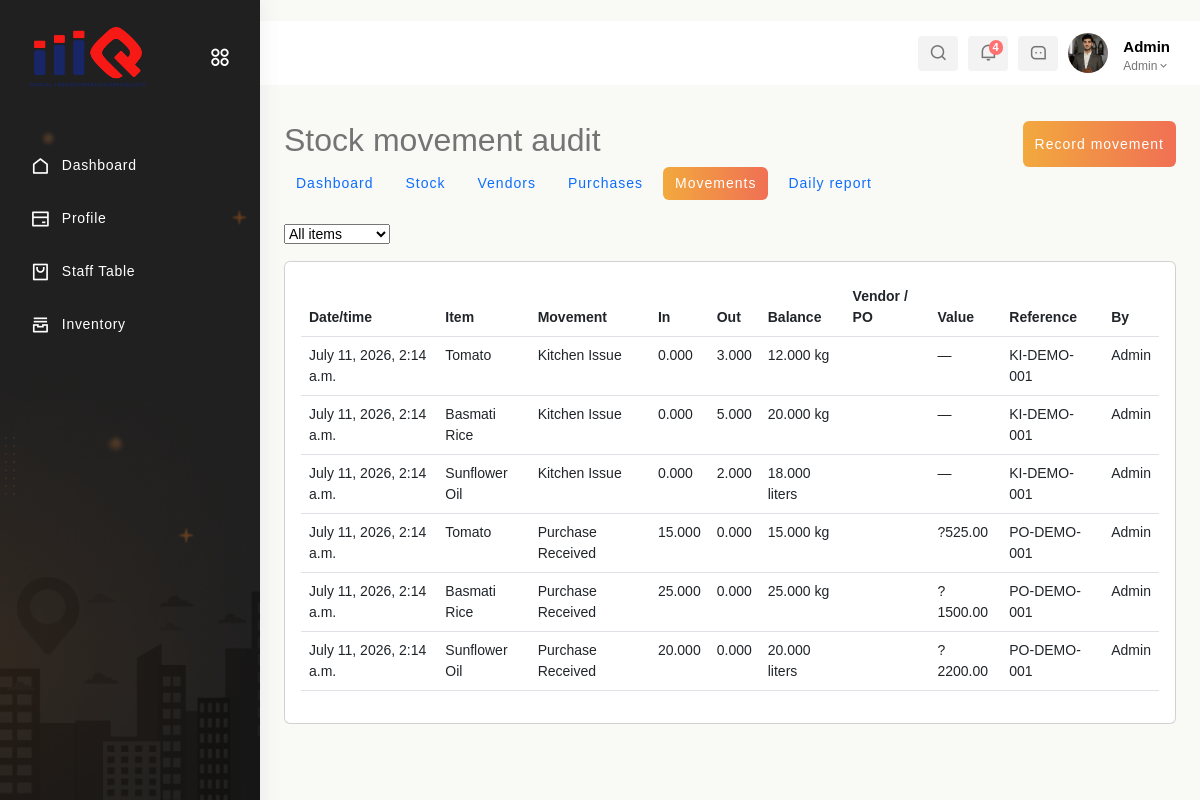
/inventory/movements/ (signed in), run on the app's committed database.
### app1/models.py (models this page shows, shortened)
class Admin(models.Model):
    username = models.CharField(max_length=100)
    password = models.CharField(max_length=100)
    phone_number = models.BigIntegerField()
    email = models.EmailField()
    is_active = models.BooleanField(default=True)

### app2/models.py (models this page shows, shortened)
class StockMovement(models.Model):
    PURCHASE_RECEIVED = 'purchase_received'
    KITCHEN_ISSUE = 'kitchen_issue'
    WASTAGE = 'wastage'
    RETURN_VENDOR = 'return_vendor'
    ADJUSTMENT = 'adjustment'
    OPENING_STOCK = 'opening_stock'
    MOVEMENT_CHOICES = [
        (PURCHASE_RECEIVED, 'Purchase Received'), (KITCHEN_ISSUE, 'Kitchen Issue'),
        (WASTAGE, 'Wastage'), (RETURN_VENDOR, 'Return to Vendor'),
        (ADJUSTMENT, 'Stock Adjustment'), (OPENING_STOCK, 'Opening Stock'),
    ]
    inventory_item = models.ForeignKey(Inventory, on_delete=models.PROTECT, related_name='movements')
    vendor = models.ForeignKey(Vendor, on_delete=models.PROTECT, related_name='stock_returns', null=True, blank=True)
    purchase_order = models.ForeignKey(PurchaseOrder, on_delete=models.PROTECT, related_name='vendor_returns', null=True, blank=True)
    movement_at = models.DateTimeField(default=timezone.now, db_index=True)
    movement_type = models.CharField(max_length=30, choices=MOVEMENT_CHOICES)
    quantity_in = models.DecimalField(max_digits=12, decimal_places=3, default=0)
    quantity_out = models.DecimalField(max_digits=12, decimal_places=3, default=0)
    unit = models.CharField(max_length=50)
    reference_type = models.CharField(max_length=50, blank=True)
    reference_number = models.CharField(max_length=100, blank=True)
    purchase_cost_amount = models.DecimalField(max_digits=12, decimal_places=2, default=0)
    sale_value = models.DecimalField(max_digits=12, decimal_places=2, default=0)
    created_by = models.CharField(max_length=100, blank=True)
    notes = models.TextField(blank=True)
    balance_after = models.DecimalField(max_digits=12, decimal_places=3)
    class Meta:
        ordering = ['-movement_at', '-id']

class Inventory(models.Model):
    item_name = models.CharField(max_length=255, unique=True)
    quantity = models.DecimalField(max_digits=12, decimal_places=3, default=0, validators=[MinValueValidator(Decimal('0'))])
    min_quantity = models.DecimalField(max_digits=12, decimal_places=3, default=0, validators=[MinValueValidator(Decimal('0'))])
    unit = models.CharField(max_length=50, choices=INVENTORY_UNIT_CHOICES)
    last_updated = models.DateTimeField(auto_now=True)
    class Meta:
        ordering = ['item_name']

### app1/inventory_views.py (the view)
# urls.py: path('inventory/movements/', inventory_views.movement_list, name='movement_list'),
def movement_list(request):
    auth, response = _guard(request)
    if response: return response
    user, kind = auth; movements = StockMovement.objects.select_related('inventory_item', 'vendor', 'purchase_order')
    if request.GET.get('item'): movements = movements.filter(inventory_item_id=request.GET['item'])
    return render(request, 'Inventory/movement_list.html', _context(user, kind, movements=movements, items=Inventory.objects.all()))

### app1/inventory_views.py (called while the page is built)
def _access(request, read_only=False):
    user, user_type = get_logged_in_user(request)
    if not user:
        return None, None
    allowed = user_type == 'admin' or (user_type == 'staff' and user.role.lower() == 'inventory')
    if read_only and user_type == 'staff' and user.role.lower() == 'receptionist':
        allowed = True
    return (user, user_type) if allowed else (None, 'forbidden')

def _guard(request, read_only=False):
    user, kind = _access(request, read_only)
    if not user:
        messages.error(request, 'You do not have permission to access inventory.')
        return None, redirect('signin' if kind is None else 'staff_dashboard')
    return (user, kind), None

def _context(user, kind, **kwargs):
    return {'data': user, 'user_type': kind, 'base_template': 'Rest-Admin/base.html' if kind == 'admin' else 'Staff/base.html', **kwargs}

### app1/views.py (called while the page is built)
def get_logged_in_user(request):
    user_id = request.session.get('user_id')
    user_type = request.session.get('user_type')
    if not user_id or not user_type:
        return None, None
    try:
        if user_type == 'admin':
            return Admin.objects.get(id=user_id), 'admin'
        if user_type == 'staff':
            return Staff.objects.get(id=user_id), 'staff'
    except (Admin.DoesNotExist, Staff.DoesNotExist):
        return None, None
    return None, None

### templates/Inventory/movement_list.html
{% extends base_template %}{% block content %}<div class="container-fluid py-4"><div class="d-flex justify-content-between"><h2>Stock movement audit</h2><a class="btn btn-primary" href="{% url 'movement_add' %}">Record movement</a></div>{% include 'Inventory/_nav.html' %}<form class="mb-3"><select name="item" onchange="this.form.submit()"><option value="">All items</option>{% for item in items %}<option value="{{ item.pk }}">{{ item.item_name }}</option>{% endfor %}</select></form><div class="card p-3 table-responsive"><table class="table"><thead><tr><th>Date/time</th><th>Item</th><th>Movement</th><th>In</th><th>Out</th><th>Balance</th><th>Vendor / PO</th><th>Value</th><th>Reference</th><th>By</th></tr></thead><tbody>{% for m in movements %}<tr><td>{{ m.movement_at }}</td><td>{{ m.inventory_item.item_name }}</td><td>{{ m.get_movement_type_display }}</td><td>{{ m.quantity_in }}</td><td>{{ m.quantity_out }}</td><td>{{ m.balance_after }} {{ m.unit }}</td><td>{% if m.vendor %}<a href="{% url 'vendor_ledger' m.vendor.pk %}">{{ m.vendor.name }}</a>{% endif %}{% if m.purchase_order %}<br><a href="{% url 'purchase_order_detail' m.purchase_order.pk %}">{{ m.purchase_order.number }}</a>{% endif %}</td><td>{% if m.purchase_cost_amount %}?{{ m.purchase_cost_amount|floatformat:2 }}{% else %}—{% endif %}</td><td>{{ m.reference_number }}</td><td>{{ m.created_by }}</td></tr>{% empty %}<tr><td colspan="10">No movements found.</td></tr>{% endfor %}</tbody></table></div></div>{% endblock %}

### templates/Rest-Admin/base.html (shortened to what this page needs)
{% load static %}
<!DOCTYPE html>
<html lang="en">
<head>
    <link href='https://unpkg.com/boxicons@2.1.4/css/boxicons.min.css' rel='stylesheet'>
    <link rel="stylesheet" href="https://cdnjs.cloudflare.com/ajax/libs/font-awesome/6.0.0/css/all.min.css">
    <link href="https://cdn.jsdelivr.net/npm/bootstrap@5.3.0/dist/css/bootstrap.min.css" rel="stylesheet">
    <link rel="stylesheet" type="text/css" href="https://cdn.datatables.net/1.11.5/css/jquery.dataTables.min.css">
    <link href="https://cdn.jsdelivr.net/npm/remixicon/fonts/remixicon.css" rel="stylesheet">
    <link rel="stylesheet" href="https://unpkg.com/swiper/swiper-bundle.min.css">
    <link rel="stylesheet" href="https://cdn.jsdelivr.net/npm/bootstrap@5.3.0-alpha3/dist/css/bootstrap.min.css">
    <link rel="stylesheet" href="https://cdnjs.cloudflare.com/ajax/libs/font-awesome/6.0.0-beta3/css/all.min.css">
    <link href="https://cdn.jsdelivr.net/npm/remixicon/fonts/remixicon.css" rel="stylesheet">
    <link href="https://cdn.jsdelivr.net/npm/bootstrap@5.3.0/dist/css/bootstrap.min.css" rel="stylesheet">
    <link rel="stylesheet" href="{% static 'app1/css/homepage3.css' %}">
</head>
<body>
    <section id="sidebar" class="toggle_hide">
        <div class="logo-wrapper logo-wrapper-center">
            <a href="#" data-bs-original-title="" title="">
                <img class="img-fluid for-white" src="{% static 'images/c-logo.png' %}" alt="logo">
            </a>
            <div class="toggle-sidebar">
                <i class="ri-apps-2-line status_toggle middle sidebar-toggle"></i>
            </div>
        </div>
        <div class="sidebar-main">
            <div id="sidebar-menu">
                <ul class="sidebar-links" id="simple-bar">
                    <li class="sidebar-list">
                        <a class="sidebar-link sidebar-title link-nav" href="{% url 'Admin_Dashboard' %}">
                            <i class="ri-home-line"></i>
                            <span>Dashboard</span>
                        </a>
                    </li>
                    <li class="sidebar-list">
                        <a class="sidebar-link sidebar-title link-nav" href="{% url 'update_restaurant' %}">
                            <i class="ri-bank-card-line"></i>
                            <span>Profile</span>
                        </a>
                    </li>
                    <li class="sidebar-list">
                        <a class="sidebar-link sidebar-title link-nav" href="{% url 'add_staff' %}">
                            <i class="ri-shopping-bag-2-line"></i>
                            <span>Staff Table</span>
                        </a>
                    </li>
                    <li class="sidebar-list">
                        <a class="sidebar-link sidebar-title link-nav" href="{% url 'inventory_dashboard' %}">
                            <i class="ri-archive-stack-line"></i><span>Inventory</span>
                        </a>
                    </li>
                </ul>
            </div>
        </div>
    </section>
    <section id="content">
        <nav>
            <div class="nav-right col-xl-6 col-5 pull-right right-header p-0">
                <ul class="nav-menus">
                    <li class="search-icon">
                        <span class="header-search">
                            <i class="ri-search-line"></i>
                        </span>
                    </li>
                    <li class="onhover-dropdown">
                        <div class="notification-box">
                            <i class="ri-notification-line"></i>
                            <span class="badge rounded-pill badge-theme">4</span>
                        </div>
                    </li>
                    <li class="onhover-dropdown">
                        <div class="messages-box">
                            <i class="ri-message-3-line"></i>
                        </div>
                    </li>
                    <li class="profile-nav onhover-dropdown pe-0 me-0">
                        <div class="media profile-media">
                            <img class="user-profile rounded-circle" src="{% static 'images/1.jpg' %}" alt="">
                            <div class="media-body">
                                <span>{{data.username}}</span>
                                <p class="mb-0 font-roboto">Admin<i class="middle ri-arrow-down-s-line"></i></p>
                            </div>
                        </div>
                    </li>
                </ul>
            </div>
        </nav>
        <main>
            {% block content %}
            {% endblock %}
        </main>
    </section>
</body>
</html>

### templates/Rest-Admin/base.html (style rules this page uses)
.media-body span { font-weight: 600; font-size: 15px; color: black; }

### data on the page
Admin: username "Admin"
StockMovement: movement_at "July 11, 2026, 2:14 a.m.", inventory_item.item_name "Tomato", movement_type "Kitchen Issue", quantity_in "0.000", quantity_out "3.000", balance_after "12.000", unit "kg", reference_number "KI-DEMO-001", created_by "Admin"
StockMovement: movement_at "July 11, 2026, 2:14 a.m.", inventory_item.item_name "Basmati Rice", movement_type "Kitchen Issue", quantity_in "0.000", quantity_out "5.000", balance_after "20.000", unit "kg", reference_number "KI-DEMO-001", created_by "Admin"
StockMovement: movement_at "July 11, 2026, 2:14 a.m.", inventory_item.item_name "Sunflower Oil", movement_type "Kitchen Issue", quantity_in "0.000", quantity_out "2.000", balance_after "18.000", unit "liters", reference_number "KI-DEMO-001", created_by "Admin"
StockMovement: movement_at "July 11, 2026, 2:14 a.m.", inventory_item.item_name "Tomato", movement_type "Purchase Received", quantity_in "15.000", quantity_out "0.000", balance_after "15.000", unit "kg", purchase_cost_amount "525.00", reference_number "PO-DEMO-001", created_by "Admin"
StockMovement: movement_at "July 11, 2026, 2:14 a.m.", inventory_item.item_name "Basmati Rice", movement_type "Purchase Received", quantity_in "25.000", quantity_out "0.000", balance_after "25.000", unit "kg", purchase_cost_amount "1500.00", reference_number "PO-DEMO-001", created_by "Admin"
StockMovement: movement_at "July 11, 2026, 2:14 a.m.", inventory_item.item_name "Sunflower Oil", movement_type "Purchase Received", quantity_in "20.000", quantity_out "0.000", balance_after "20.000", unit "liters", purchase_cost_amount "2200.00", reference_number "PO-DEMO-001", created_by "Admin"
